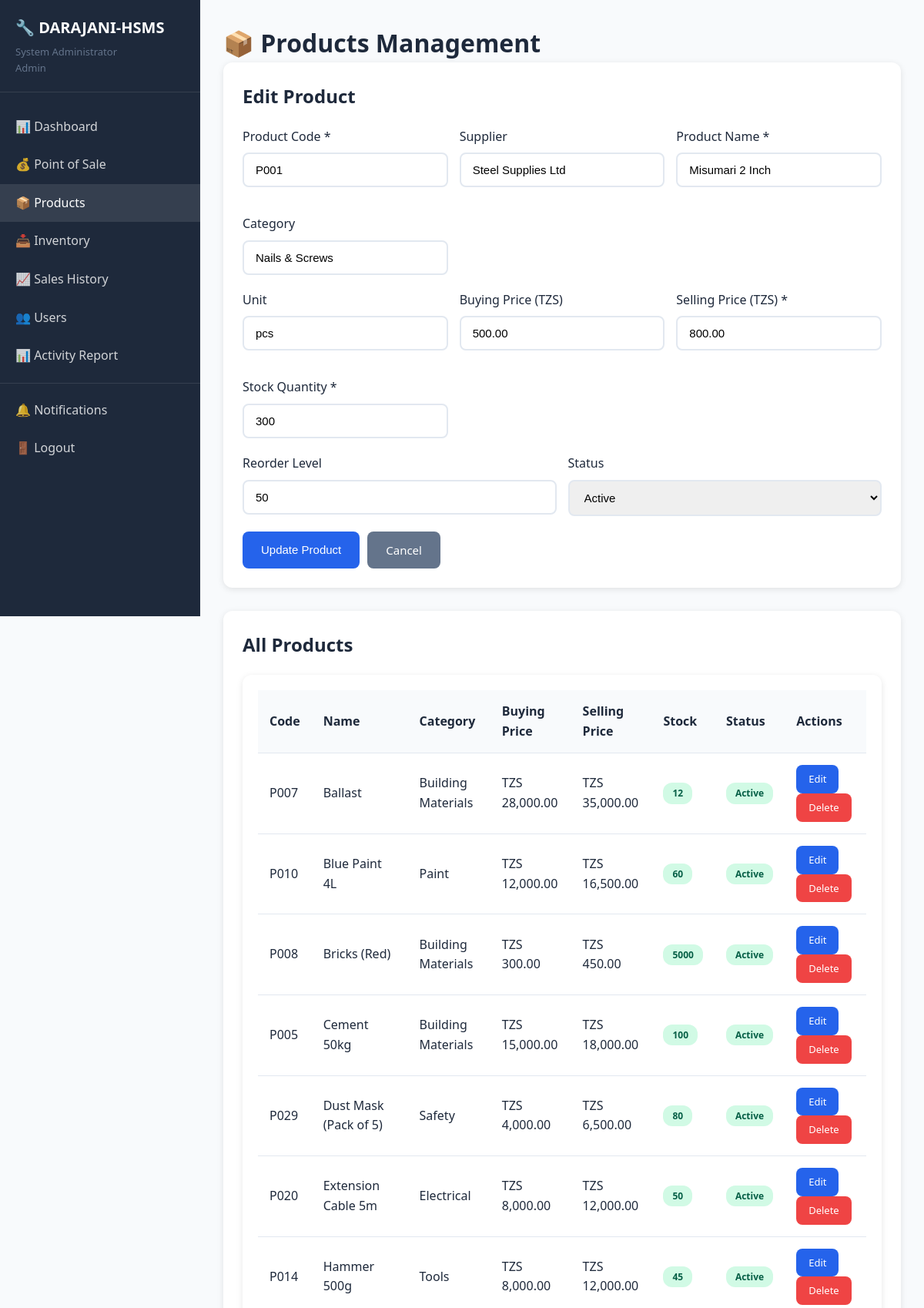
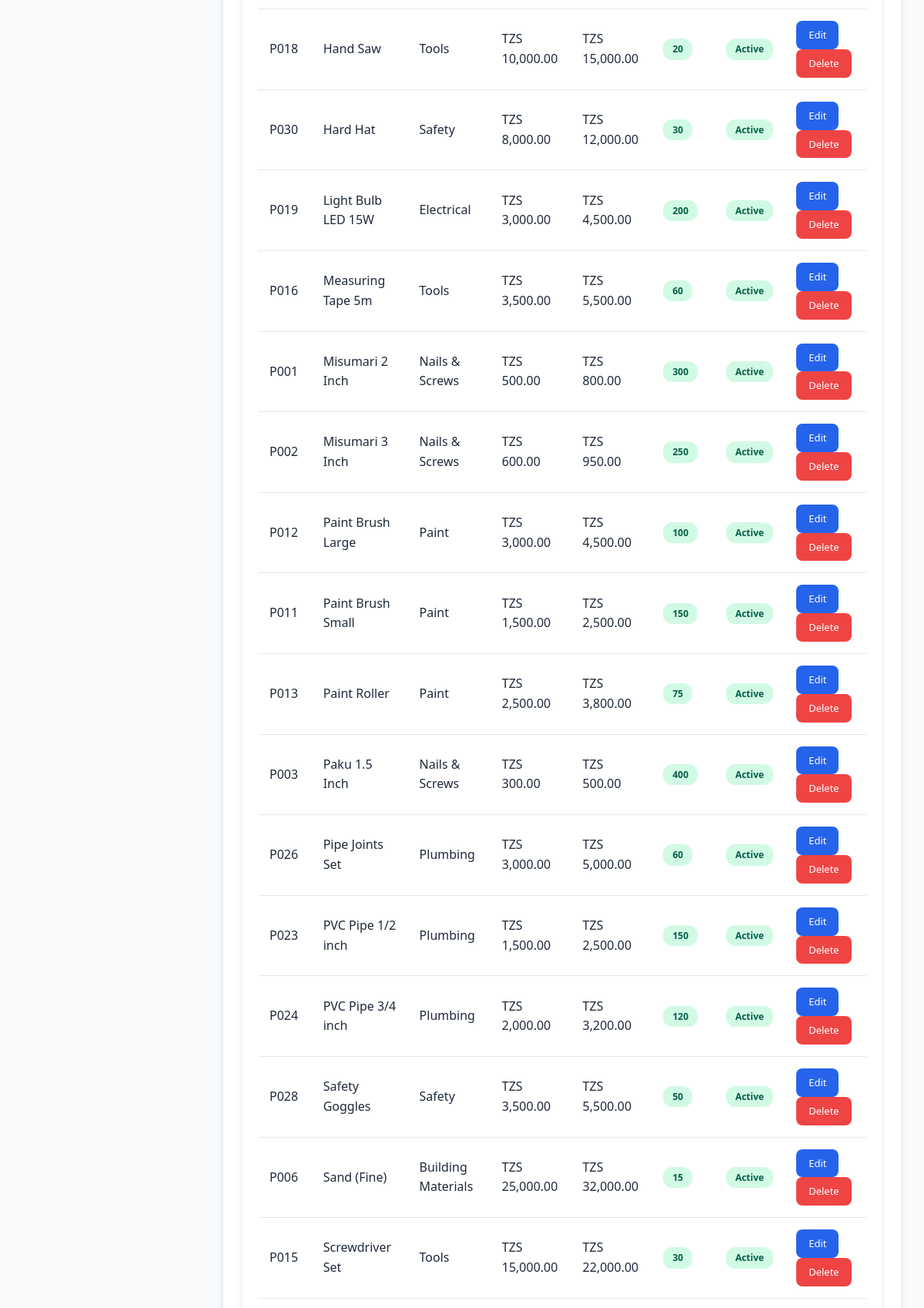
The app's page /products.php?edit=1 (signed in, upper part) with its own data (2 pictures, top to bottom).
### tables this page shows
CREATE TABLE IF NOT EXISTS products (
    id INT AUTO_INCREMENT PRIMARY KEY,
    product_code VARCHAR(50) UNIQUE NOT NULL,
    product_name VARCHAR(200) NOT NULL,
    category VARCHAR(100),
    unit VARCHAR(50),
    price DECIMAL(10,2) NOT NULL,
    stock_quantity INT DEFAULT 0,
    reorder_level INT DEFAULT 10,
    supplier VARCHAR(200),
    status ENUM('active', 'inactive') DEFAULT 'active',
    created_at TIMESTAMP DEFAULT CURRENT_TIMESTAMP,
    updated_at TIMESTAMP DEFAULT CURRENT_TIMESTAMP ON UPDATE CURRENT_TIMESTAMP
);

### functions.php (called while the page is built, shortened)
<?php
function getAllProducts($active_only = false) {
    $conn = getDBConnection();
    $sql = "SELECT * FROM products";
    $sql .= " ORDER BY product_name ASC";
    $result = $conn->query($sql);
    return $result->fetch_all(MYSQLI_ASSOC);
}
function getProductById($id) {
    $conn = getDBConnection();
    $stmt = $conn->prepare("SELECT * FROM products WHERE id = ?");
    $stmt->bind_param("i", $id);
    $stmt->execute();
    $result = $stmt->get_result();
    return $result->fetch_assoc();
}
function formatCurrency($amount) {
    return CURRENCY . ' ' . number_format($amount, 2);
}
?>

### products.php (the view, shortened to what this page needs)
<?php
include 'header.php';
$edit_product = null;
if (isset($_GET['edit'])) {
    $edit_product = getProductById(intval($_GET['edit']));
}
$products = getAllProducts();
?>
<h1>📦 Products Management</h1>
<div class="card" style="margin-bottom: 30px;">
    <h2 style="margin-bottom: 20px;"><?php echo $edit_product ? 'Edit Product' : 'Add New Product'; ?></h2>
    <form method="POST">
        <div class="form-row">
            <div class="form-group">
                <label>Product Code *</label>
                <input type="text" name="product_code" class="form-control" value="<?php echo $edit_product['product_code'] ?? ''; ?>" required <?php echo $edit_product ? 'readonly' : ''; ?>>
            </div>
            <div class="form-group">
                <label>Supplier</label>
                <input type="text" name="supplier" class="form-control" value="<?php echo $edit_product['supplier'] ?? ''; ?>">
            </div>
            <div class="form-group">
                <label>Product Name *</label>
                <input type="text" name="product_name" class="form-control" value="<?php echo $edit_product['product_name'] ?? ''; ?>" required>
            </div>
            <div class="form-group">
                <label>Category</label>
                <input type="text" name="category" class="form-control" value="<?php echo $edit_product['category'] ?? ''; ?>">
            </div>
        </div>
        <div class="form-row">
            <div class="form-group">
                <label>Unit</label>
                <input type="text" name="unit" class="form-control" value="<?php echo $edit_product['unit'] ?? 'pcs'; ?>" placeholder="pcs, kg, ltr, etc">
            </div>
            <div class="form-group">
                <label>Buying Price (<?php echo CURRENCY; ?>)</label>
                <input type="number" step="0.01" name="buying_price" class="form-control" value="<?php echo $edit_product['buying_price'] ?? ''; ?>" placeholder="Cost price">
            </div>
            <div class="form-group">
                <label>Selling Price (<?php echo CURRENCY; ?>) *</label>
                <input type="number" step="0.01" name="selling_price" class="form-control" value="<?php echo $edit_product['selling_price'] ?? ''; ?>" required>
            </div>
            <div class="form-group">
                <label>Stock Quantity *</label>
                <input type="number" name="stock_quantity" class="form-control" value="<?php echo $edit_product['stock_quantity'] ?? '0'; ?>" required>
            </div>
        </div>
        <div class="form-row">
            <div class="form-group">
                <label>Reorder Level</label>
                <input type="number" name="reorder_level" class="form-control" value="<?php echo $edit_product['reorder_level'] ?? '10'; ?>">
            </div>
            <?php if ($edit_product): ?>
            <div class="form-group">
                <label>Status</label>
                <select name="status" class="form-control">
                    <option value="active" <?php echo ($edit_product['status'] ?? '') === 'active' ? 'selected' : ''; ?>>Active</option>
                </select>
            </div>
            <?php endif; ?>
        </div>
        <div style="display: flex; gap: 10px;">
            <button type="submit" name="<?php echo $edit_product ? 'update_product' : 'add_product'; ?>" class="btn btn-primary">
                <?php echo $edit_product ? 'Update Product' : 'Add Product'; ?>
            </button>
            <?php if ($edit_product): ?>
                <a href="products.php" class="btn btn-secondary">Cancel</a>
            <?php endif; ?>
        </div>
    </form>
</div>
<div class="card">
    <h2 style="margin-bottom: 20px;">All Products</h2>
    <div class="table-container">
        <table>
            <thead>
                <tr>
                    <th>Code</th>
                    <th>Name</th>
                    <th>Category</th>
                    <th>Buying Price</th>
                    <th>Selling Price</th>
                    <th>Stock</th>
                    <th>Status</th>
                    <th>Actions</th>
                </tr>
            </thead>
            <tbody>
                <?php foreach ($products as $product): ?>
                <?php
                    $buying_price = isset($product['buying_price']) ? $product['buying_price'] : 0;
                    $selling_price = isset($product['selling_price']) ? $product['selling_price'] : (isset($product['price']) ? $product['price'] : 0);
                ?>
                <tr>
                    <td><?php echo $product['product_code']; ?></td>
                    <td><?php echo $product['product_name']; ?></td>
                    <td><?php echo $product['category']; ?></td>
                    <td><?php echo formatCurrency($buying_price); ?></td>
                    <td><?php echo formatCurrency($selling_price); ?></td>
                    <td>
                        <?php if ($product['stock_quantity'] <= $product['reorder_level']): ?>
                            <span class="badge badge-danger"><?php echo $product['stock_quantity']; ?></span>
                        <?php else: ?>
                            <span class="badge badge-success"><?php echo $product['stock_quantity']; ?></span>
                        <?php endif; ?>
                    </td>
                    <td>
                        <span class="badge badge-<?php echo $product['status'] === 'active' ? 'success' : 'danger'; ?>">
                            <?php echo ucfirst($product['status']); ?>
                        </span>
                    </td>
                    <td>
                        <a href="products.php?edit=<?php echo $product['id']; ?>" class="btn btn-primary btn-sm">Edit</a>
                        <a href="products.php?delete=<?php echo $product['id']; ?>" class="btn btn-danger btn-sm" onclick="return confirm('Delete this product?')">Delete</a>
                    </td>
                </tr>
                <?php endforeach; ?>
            </tbody>
        </table>
    </div>
</div>
<?php include 'footer.php'; ?>

### style.css (style rules this page uses)
* { margin: 0; padding: 0; box-sizing: border-box; }
:root { --primary: #2563eb; --primary-dark: #1e40af; --secondary: #64748b; --success: #10b981; --danger: #ef4444; --warning: #f59e0b; --light: #f8fafc; --dark: #1e293b; --border: #e2e8f0; }
body { font-family: 'Segoe UI', Tahoma, Geneva, Verdana, sans-serif; background: var(--light); color: var(--dark); line-height: 1.6; }
.card { background: white; padding: 25px; border-radius: 12px; box-shadow: 0 2px 8px rgba(0,0,0,0.1); }
.form-group { margin-bottom: 20px; }
.form-group label { display: block; margin-bottom: 8px; font-weight: 500; color: var(--dark); }
.form-control { width: 100%; padding: 12px 15px; border: 2px solid var(--border); border-radius: 8px; font-size: 15px; transition: all 0.3s; }
.form-row { display: grid; grid-template-columns: repeat(auto-fit, minmax(200px, 1fr)); gap: 15px; }
.btn { padding: 12px 24px; border: none; border-radius: 8px; font-size: 15px; font-weight: 500; cursor: pointer; transition: all 0.3s; text-decoration: none; display: inline-block; text-align: center; }
.btn-primary { background: var(--primary); color: white; }
.btn-danger { background: var(--danger); color: white; }
.btn-secondary { background: var(--secondary); color: white; }
.btn-sm { padding: 8px 16px; font-size: 13px; }
.table-container { background: white; border-radius: 12px; padding: 20px; box-shadow: 0 2px 8px rgba(0,0,0,0.1); overflow-x: auto; }
table { width: 100%; border-collapse: collapse; }
table th, table td { padding: 15px; text-align: left; border-bottom: 1px solid var(--border); }
table th { background: var(--light); font-weight: 600; color: var(--dark); }
.badge { padding: 4px 12px; border-radius: 12px; font-size: 12px; font-weight: 600; display: inline-block; }
.badge-success { background: #d1fae5; color: #065f46; }

### records on screen
products: product_code "P001", supplier "Steel Supplies Ltd", product_name "Misumari 2 Inch", category "Nails & Screws", unit "pcs", buying_price "500.00", selling_price "800.00", stock_quantity "300", reorder_level "50", status "Active", buying_price "TZS 500.00", selling_price "TZS 800.00"
products: product_code "P007", product_name "Ballast", category "Building Materials", buying_price "TZS 28,000.00", selling_price "TZS 35,000.00", stock_quantity "12", status "Active"
products: product_code "P010", product_name "Blue Paint 4L", category "Paint", buying_price "TZS 12,000.00", selling_price "TZS 16,500.00", stock_quantity "60", status "Active"
products: product_code "P008", product_name "Bricks (Red)", category "Building Materials", buying_price "TZS 300.00", selling_price "TZS 450.00", stock_quantity "5000", status "Active"
products: product_code "P005", product_name "Cement 50kg", category "Building Materials", buying_price "TZS 15,000.00", selling_price "TZS 18,000.00", stock_quantity "100", status "Active"
products: product_code "P029", product_name "Dust Mask (Pack of 5)", category "Safety", buying_price "TZS 4,000.00", selling_price "TZS 6,500.00", stock_quantity "80", status "Active"
products: product_code "P020", product_name "Extension Cable 5m", category "Electrical", buying_price "TZS 8,000.00", selling_price "TZS 12,000.00", stock_quantity "50", status "Active"
products: product_code "P014", product_name "Hammer 500g", category "Tools", buying_price "TZS 8,000.00", selling_price "TZS 12,000.00", stock_quantity "45", status "Active"
products: product_code "P018", product_name "Hand Saw", category "Tools", buying_price "TZS 10,000.00", selling_price "TZS 15,000.00", stock_quantity "20", status "Active"
products: product_code "P030", product_name "Hard Hat", category "Safety", buying_price "TZS 8,000.00", selling_price "TZS 12,000.00", stock_quantity "30", status "Active"
products: product_code "P019", product_name "Light Bulb LED 15W", category "Electrical", buying_price "TZS 3,000.00", selling_price "TZS 4,500.00", stock_quantity "200", status "Active"
products: product_code "P016", product_name "Measuring Tape 5m", category "Tools", buying_price "TZS 3,500.00", selling_price "TZS 5,500.00", stock_quantity "60", status "Active"
products: product_code "P002", product_name "Misumari 3 Inch", category "Nails & Screws", buying_price "TZS 600.00", selling_price "TZS 950.00", stock_quantity "250", status "Active"
products: product_code "P012", product_name "Paint Brush Large", category "Paint", buying_price "TZS 3,000.00", selling_price "TZS 4,500.00", stock_quantity "100", status "Active"
products: product_code "P011", product_name "Paint Brush Small", category "Paint", buying_price "TZS 1,500.00", selling_price "TZS 2,500.00", stock_quantity "150", status "Active"
products: product_code "P013", product_name "Paint Roller", category "Paint", buying_price "TZS 2,500.00", selling_price "TZS 3,800.00", stock_quantity "75", status "Active"
products: product_code "P003", product_name "Paku 1.5 Inch", category "Nails & Screws", buying_price "TZS 300.00", selling_price "TZS 500.00", stock_quantity "400", status "Active"
products: product_code "P026", product_name "Pipe Joints Set", category "Plumbing", buying_price "TZS 3,000.00", selling_price "TZS 5,000.00", stock_quantity "60", status "Active"
products: product_code "P023", product_name "PVC Pipe 1/2 inch", category "Plumbing", buying_price "TZS 1,500.00", selling_price "TZS 2,500.00", stock_quantity "150", status "Active"
products: product_code "P024", product_name "PVC Pipe 3/4 inch", category "Plumbing", buying_price "TZS 2,000.00", selling_price "TZS 3,200.00", stock_quantity "120", status "Active"
products: product_code "P028", product_name "Safety Goggles", category "Safety", buying_price "TZS 3,500.00", selling_price "TZS 5,500.00", stock_quantity "50", status "Active"
products: product_code "P006", product_name "Sand (Fine)", category "Building Materials", buying_price "TZS 25,000.00", selling_price "TZS 32,000.00", stock_quantity "15", status "Active"
products: product_code "P015", product_name "Screwdriver Set", category "Tools", buying_price "TZS 15,000.00", selling_price "TZS 22,000.00", stock_quantity "30", status "Active"

### other values on screen
SITE_ABBR "DARAJANI-HSMS"
$_SESSION['full_name'] "System Administrator"
$_SESSION['role'] "Admin"
CURRENCY "TZS"
